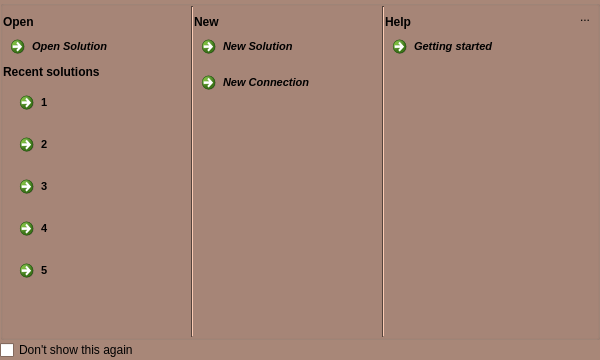
<?xml version="1.0" encoding="UTF-8"?>
<ui version="4.0">
 <class>MainWindowButtonDialog</class>
 <widget class="QDialog" name="MainWindowButtonDialog">
  <property name="geometry">
   <rect>
    <x>0</x>
    <y>0</y>
    <width>600</width>
    <height>360</height>
   </rect>
  </property>
  <property name="minimumSize">
   <size>
    <width>400</width>
    <height>300</height>
   </size>
  </property>
  <property name="maximumSize">
   <size>
    <width>629</width>
    <height>360</height>
   </size>
  </property>
  <property name="palette">
   <palette>
    <active>
     <colorrole role="WindowText">
      <brush brushstyle="SolidPattern">
       <color alpha="255">
        <red>0</red>
        <green>0</green>
        <blue>0</blue>
       </color>
      </brush>
     </colorrole>
     <colorrole role="Button">
      <brush brushstyle="SolidPattern">
       <color alpha="255">
        <red>168</red>
        <green>135</green>
        <blue>120</blue>
       </color>
      </brush>
     </colorrole>
     <colorrole role="Light">
      <brush brushstyle="SolidPattern">
       <color alpha="255">
        <red>252</red>
        <green>203</green>
        <blue>180</blue>
       </color>
      </brush>
     </colorrole>
     <colorrole role="Midlight">
      <brush brushstyle="SolidPattern">
       <color alpha="255">
        <red>210</red>
        <green>169</green>
        <blue>150</blue>
       </color>
      </brush>
     </colorrole>
     <colorrole role="Dark">
      <brush brushstyle="SolidPattern">
       <color alpha="255">
        <red>84</red>
        <green>67</green>
        <blue>60</blue>
       </color>
      </brush>
     </colorrole>
     <colorrole role="Mid">
      <brush brushstyle="SolidPattern">
       <color alpha="255">
        <red>112</red>
        <green>90</green>
        <blue>80</blue>
       </color>
      </brush>
     </colorrole>
     <colorrole role="Text">
      <brush brushstyle="SolidPattern">
       <color alpha="255">
        <red>0</red>
        <green>0</green>
        <blue>0</blue>
       </color>
      </brush>
     </colorrole>
     <colorrole role="BrightText">
      <brush brushstyle="SolidPattern">
       <color alpha="255">
        <red>255</red>
        <green>255</green>
        <blue>255</blue>
       </color>
      </brush>
     </colorrole>
     <colorrole role="ButtonText">
      <brush brushstyle="SolidPattern">
       <color alpha="255">
        <red>0</red>
        <green>0</green>
        <blue>0</blue>
       </color>
      </brush>
     </colorrole>
     <colorrole role="Base">
      <brush brushstyle="SolidPattern">
       <color alpha="255">
        <red>255</red>
        <green>255</green>
        <blue>255</blue>
       </color>
      </brush>
     </colorrole>
     <colorrole role="Window">
      <brush brushstyle="SolidPattern">
       <color alpha="255">
        <red>168</red>
        <green>135</green>
        <blue>120</blue>
       </color>
      </brush>
     </colorrole>
     <colorrole role="Shadow">
      <brush brushstyle="SolidPattern">
       <color alpha="255">
        <red>0</red>
        <green>0</green>
        <blue>0</blue>
       </color>
      </brush>
     </colorrole>
     <colorrole role="AlternateBase">
      <brush brushstyle="SolidPattern">
       <color alpha="255">
        <red>211</red>
        <green>195</green>
        <blue>187</blue>
       </color>
      </brush>
     </colorrole>
     <colorrole role="ToolTipBase">
      <brush brushstyle="SolidPattern">
       <color alpha="255">
        <red>255</red>
        <green>255</green>
        <blue>220</blue>
       </color>
      </brush>
     </colorrole>
     <colorrole role="ToolTipText">
      <brush brushstyle="SolidPattern">
       <color alpha="255">
        <red>0</red>
        <green>0</green>
        <blue>0</blue>
       </color>
      </brush>
     </colorrole>
    </active>
    <inactive>
     <colorrole role="WindowText">
      <brush brushstyle="SolidPattern">
       <color alpha="255">
        <red>0</red>
        <green>0</green>
        <blue>0</blue>
       </color>
      </brush>
     </colorrole>
     <colorrole role="Button">
      <brush brushstyle="SolidPattern">
       <color alpha="255">
        <red>168</red>
        <green>135</green>
        <blue>120</blue>
       </color>
      </brush>
     </colorrole>
     <colorrole role="Light">
      <brush brushstyle="SolidPattern">
       <color alpha="255">
        <red>252</red>
        <green>203</green>
        <blue>180</blue>
       </color>
      </brush>
     </colorrole>
     <colorrole role="Midlight">
      <brush brushstyle="SolidPattern">
       <color alpha="255">
        <red>210</red>
        <green>169</green>
        <blue>150</blue>
       </color>
      </brush>
     </colorrole>
     <colorrole role="Dark">
      <brush brushstyle="SolidPattern">
       <color alpha="255">
        <red>84</red>
        <green>67</green>
        <blue>60</blue>
       </color>
      </brush>
     </colorrole>
     <colorrole role="Mid">
      <brush brushstyle="SolidPattern">
       <color alpha="255">
        <red>112</red>
        <green>90</green>
        <blue>80</blue>
       </color>
      </brush>
     </colorrole>
     <colorrole role="Text">
      <brush brushstyle="SolidPattern">
       <color alpha="255">
        <red>0</red>
        <green>0</green>
        <blue>0</blue>
       </color>
      </brush>
     </colorrole>
     <colorrole role="BrightText">
      <brush brushstyle="SolidPattern">
       <color alpha="255">
        <red>255</red>
        <green>255</green>
        <blue>255</blue>
       </color>
      </brush>
     </colorrole>
     <colorrole role="ButtonText">
      <brush brushstyle="SolidPattern">
       <color alpha="255">
        <red>0</red>
        <green>0</green>
        <blue>0</blue>
       </color>
      </brush>
     </colorrole>
     <colorrole role="Base">
      <brush brushstyle="SolidPattern">
       <color alpha="255">
        <red>255</red>
        <green>255</green>
        <blue>255</blue>
       </color>
      </brush>
     </colorrole>
     <colorrole role="Window">
      <brush brushstyle="SolidPattern">
       <color alpha="255">
        <red>168</red>
        <green>135</green>
        <blue>120</blue>
       </color>
      </brush>
     </colorrole>
     <colorrole role="Shadow">
      <brush brushstyle="SolidPattern">
       <color alpha="255">
        <red>0</red>
        <green>0</green>
        <blue>0</blue>
       </color>
      </brush>
     </colorrole>
     <colorrole role="AlternateBase">
      <brush brushstyle="SolidPattern">
       <color alpha="255">
        <red>211</red>
        <green>195</green>
        <blue>187</blue>
       </color>
      </brush>
     </colorrole>
     <colorrole role="ToolTipBase">
      <brush brushstyle="SolidPattern">
       <color alpha="255">
        <red>255</red>
        <green>255</green>
        <blue>220</blue>
       </color>
      </brush>
     </colorrole>
     <colorrole role="ToolTipText">
      <brush brushstyle="SolidPattern">
       <color alpha="255">
        <red>0</red>
        <green>0</green>
        <blue>0</blue>
       </color>
      </brush>
     </colorrole>
    </inactive>
    <disabled>
     <colorrole role="WindowText">
      <brush brushstyle="SolidPattern">
       <color alpha="255">
        <red>84</red>
        <green>67</green>
        <blue>60</blue>
       </color>
      </brush>
     </colorrole>
     <colorrole role="Button">
      <brush brushstyle="SolidPattern">
       <color alpha="255">
        <red>168</red>
        <green>135</green>
        <blue>120</blue>
       </color>
      </brush>
     </colorrole>
     <colorrole role="Light">
      <brush brushstyle="SolidPattern">
       <color alpha="255">
        <red>252</red>
        <green>203</green>
        <blue>180</blue>
       </color>
      </brush>
     </colorrole>
     <colorrole role="Midlight">
      <brush brushstyle="SolidPattern">
       <color alpha="255">
        <red>210</red>
        <green>169</green>
        <blue>150</blue>
       </color>
      </brush>
     </colorrole>
     <colorrole role="Dark">
      <brush brushstyle="SolidPattern">
       <color alpha="255">
        <red>84</red>
        <green>67</green>
        <blue>60</blue>
       </color>
      </brush>
     </colorrole>
     <colorrole role="Mid">
      <brush brushstyle="SolidPattern">
       <color alpha="255">
        <red>112</red>
        <green>90</green>
        <blue>80</blue>
       </color>
      </brush>
     </colorrole>
     <colorrole role="Text">
      <brush brushstyle="SolidPattern">
       <color alpha="255">
        <red>84</red>
        <green>67</green>
        <blue>60</blue>
       </color>
      </brush>
     </colorrole>
     <colorrole role="BrightText">
      <brush brushstyle="SolidPattern">
       <color alpha="255">
        <red>255</red>
        <green>255</green>
        <blue>255</blue>
       </color>
      </brush>
     </colorrole>
     <colorrole role="ButtonText">
      <brush brushstyle="SolidPattern">
       <color alpha="255">
        <red>84</red>
        <green>67</green>
        <blue>60</blue>
       </color>
      </brush>
     </colorrole>
     <colorrole role="Base">
      <brush brushstyle="SolidPattern">
       <color alpha="255">
        <red>168</red>
        <green>135</green>
        <blue>120</blue>
       </color>
      </brush>
     </colorrole>
     <colorrole role="Window">
      <brush brushstyle="SolidPattern">
       <color alpha="255">
        <red>168</red>
        <green>135</green>
        <blue>120</blue>
       </color>
      </brush>
     </colorrole>
     <colorrole role="Shadow">
      <brush brushstyle="SolidPattern">
       <color alpha="255">
        <red>0</red>
        <green>0</green>
        <blue>0</blue>
       </color>
      </brush>
     </colorrole>
     <colorrole role="AlternateBase">
      <brush brushstyle="SolidPattern">
       <color alpha="255">
        <red>168</red>
        <green>135</green>
        <blue>120</blue>
       </color>
      </brush>
     </colorrole>
     <colorrole role="ToolTipBase">
      <brush brushstyle="SolidPattern">
       <color alpha="255">
        <red>255</red>
        <green>255</green>
        <blue>220</blue>
       </color>
      </brush>
     </colorrole>
     <colorrole role="ToolTipText">
      <brush brushstyle="SolidPattern">
       <color alpha="255">
        <red>0</red>
        <green>0</green>
        <blue>0</blue>
       </color>
      </brush>
     </colorrole>
    </disabled>
   </palette>
  </property>
  <property name="windowTitle">
   <string/>
  </property>
  <property name="modal">
   <bool>true</bool>
  </property>
  <layout class="QVBoxLayout" name="verticalLayout_6">
   <property name="spacing">
    <number>0</number>
   </property>
   <property name="margin">
    <number>0</number>
   </property>
   <item>
    <widget class="QFrame" name="frame">
     <layout class="QHBoxLayout" name="horizontalLayout">
      <property name="margin">
       <number>0</number>
      </property>
     </layout>
    </widget>
   </item>
   <item>
    <widget class="QGroupBox" name="groupBox">
     <property name="title">
      <string/>
     </property>
     <property name="flat">
      <bool>true</bool>
     </property>
     <layout class="QHBoxLayout" name="horizontalLayout_3">
      <property name="spacing">
       <number>0</number>
      </property>
      <property name="margin">
       <number>0</number>
      </property>
      <item>
       <layout class="QVBoxLayout" name="verticalLayout">
        <property name="spacing">
         <number>0</number>
        </property>
        <item>
         <spacer name="verticalSpacer_6">
          <property name="orientation">
           <enum>Qt::Vertical</enum>
          </property>
          <property name="sizeType">
           <enum>QSizePolicy::Fixed</enum>
          </property>
          <property name="sizeHint" stdset="0">
           <size>
            <width>20</width>
            <height>9</height>
           </size>
          </property>
         </spacer>
        </item>
        <item>
         <widget class="QLabel" name="label_2">
          <property name="font">
           <font>
            <weight>75</weight>
            <bold>true</bold>
           </font>
          </property>
          <property name="text">
           <string>Open</string>
          </property>
         </widget>
        </item>
        <item>
         <widget class="QCommandLinkButton" name="btnOpen">
          <property name="font">
           <font>
            <family>Segoe UI</family>
            <pointsize>8</pointsize>
            <italic>true</italic>
            <kerning>true</kerning>
           </font>
          </property>
          <property name="text">
           <string>Open Solution</string>
          </property>
          <property name="icon">
           <iconset resource="../dbm.qrc">
            <normaloff>:/images/actions/images/big/bigfileopen.png</normaloff>:/images/actions/images/big/bigfileopen.png</iconset>
          </property>
          <property name="autoDefault">
           <bool>false</bool>
          </property>
         </widget>
        </item>
        <item>
         <widget class="QLabel" name="lblRecent">
          <property name="font">
           <font>
            <weight>75</weight>
            <bold>true</bold>
           </font>
          </property>
          <property name="text">
           <string>Recent solutions</string>
          </property>
         </widget>
        </item>
        <item>
         <widget class="QFrame" name="grpRecent">
          <layout class="QVBoxLayout" name="verticalLayout_5">
           <property name="topMargin">
            <number>6</number>
           </property>
           <property name="bottomMargin">
            <number>0</number>
           </property>
           <item>
            <widget class="QCommandLinkButton" name="btnQuick1">
             <property name="font">
              <font>
               <family>Segoe UI</family>
               <pointsize>8</pointsize>
               <italic>false</italic>
               <kerning>false</kerning>
              </font>
             </property>
             <property name="text">
              <string>1</string>
             </property>
             <property name="icon">
              <iconset resource="../dbm.qrc">
               <normaloff>:/images/actions/images/big/bigfileopen.png</normaloff>:/images/actions/images/big/bigfileopen.png</iconset>
             </property>
             <property name="iconSize">
              <size>
               <width>16</width>
               <height>16</height>
              </size>
             </property>
             <property name="autoDefault">
              <bool>false</bool>
             </property>
            </widget>
           </item>
           <item>
            <widget class="QCommandLinkButton" name="btnQuick2">
             <property name="font">
              <font>
               <family>Segoe UI</family>
               <pointsize>8</pointsize>
               <italic>false</italic>
               <kerning>true</kerning>
              </font>
             </property>
             <property name="text">
              <string>2</string>
             </property>
             <property name="icon">
              <iconset resource="../dbm.qrc">
               <normaloff>:/images/actions/images/big/bigfileopen.png</normaloff>:/images/actions/images/big/bigfileopen.png</iconset>
             </property>
             <property name="iconSize">
              <size>
               <width>16</width>
               <height>16</height>
              </size>
             </property>
             <property name="autoDefault">
              <bool>false</bool>
             </property>
            </widget>
           </item>
           <item>
            <widget class="QCommandLinkButton" name="btnQuick3">
             <property name="font">
              <font>
               <family>Segoe UI</family>
               <pointsize>8</pointsize>
               <italic>false</italic>
               <kerning>true</kerning>
              </font>
             </property>
             <property name="text">
              <string>3</string>
             </property>
             <property name="icon">
              <iconset resource="../dbm.qrc">
               <normaloff>:/images/actions/images/big/bigfileopen.png</normaloff>:/images/actions/images/big/bigfileopen.png</iconset>
             </property>
             <property name="iconSize">
              <size>
               <width>16</width>
               <height>16</height>
              </size>
             </property>
             <property name="autoDefault">
              <bool>false</bool>
             </property>
            </widget>
           </item>
           <item>
            <widget class="QCommandLinkButton" name="btnQuick4">
             <property name="font">
              <font>
               <family>Segoe UI</family>
               <pointsize>8</pointsize>
               <italic>false</italic>
               <kerning>true</kerning>
              </font>
             </property>
             <property name="text">
              <string>4</string>
             </property>
             <property name="icon">
              <iconset resource="../dbm.qrc">
               <normaloff>:/images/actions/images/big/bigfileopen.png</normaloff>:/images/actions/images/big/bigfileopen.png</iconset>
             </property>
             <property name="iconSize">
              <size>
               <width>16</width>
               <height>16</height>
              </size>
             </property>
             <property name="autoDefault">
              <bool>false</bool>
             </property>
            </widget>
           </item>
           <item>
            <widget class="QCommandLinkButton" name="btnQuick5">
             <property name="font">
              <font>
               <family>Segoe UI</family>
               <pointsize>8</pointsize>
               <italic>false</italic>
               <kerning>true</kerning>
              </font>
             </property>
             <property name="text">
              <string>5</string>
             </property>
             <property name="icon">
              <iconset resource="../dbm.qrc">
               <normaloff>:/images/actions/images/big/bigfileopen.png</normaloff>:/images/actions/images/big/bigfileopen.png</iconset>
             </property>
             <property name="iconSize">
              <size>
               <width>16</width>
               <height>16</height>
              </size>
             </property>
             <property name="autoDefault">
              <bool>false</bool>
             </property>
            </widget>
           </item>
           <item>
            <spacer name="verticalSpacer_4">
             <property name="orientation">
              <enum>Qt::Vertical</enum>
             </property>
             <property name="sizeHint" stdset="0">
              <size>
               <width>20</width>
               <height>40</height>
              </size>
             </property>
            </spacer>
           </item>
          </layout>
         </widget>
        </item>
        <item>
         <spacer name="verticalSpacer">
          <property name="orientation">
           <enum>Qt::Vertical</enum>
          </property>
          <property name="sizeHint" stdset="0">
           <size>
            <width>20</width>
            <height>40</height>
           </size>
          </property>
         </spacer>
        </item>
       </layout>
      </item>
      <item>
       <widget class="Line" name="line">
        <property name="orientation">
         <enum>Qt::Vertical</enum>
        </property>
       </widget>
      </item>
      <item>
       <layout class="QVBoxLayout" name="verticalLayout_2">
        <property name="spacing">
         <number>0</number>
        </property>
        <item>
         <spacer name="verticalSpacer_7">
          <property name="orientation">
           <enum>Qt::Vertical</enum>
          </property>
          <property name="sizeType">
           <enum>QSizePolicy::Fixed</enum>
          </property>
          <property name="sizeHint" stdset="0">
           <size>
            <width>20</width>
            <height>9</height>
           </size>
          </property>
         </spacer>
        </item>
        <item>
         <widget class="QLabel" name="label_6">
          <property name="font">
           <font>
            <weight>75</weight>
            <bold>true</bold>
           </font>
          </property>
          <property name="text">
           <string>New</string>
          </property>
         </widget>
        </item>
        <item>
         <widget class="QCommandLinkButton" name="btnNew">
          <property name="font">
           <font>
            <family>Segoe UI</family>
            <pointsize>8</pointsize>
            <italic>true</italic>
            <kerning>true</kerning>
           </font>
          </property>
          <property name="text">
           <string>New Solution</string>
          </property>
          <property name="icon">
           <iconset resource="../dbm.qrc">
            <normaloff>:/images/actions/images/big/bigfilenew.png</normaloff>:/images/actions/images/big/bigfilenew.png</iconset>
          </property>
          <property name="autoDefault">
           <bool>false</bool>
          </property>
         </widget>
        </item>
        <item>
         <widget class="QCommandLinkButton" name="btnNewConnection">
          <property name="font">
           <font>
            <family>Segoe UI</family>
            <pointsize>8</pointsize>
            <italic>true</italic>
            <kerning>true</kerning>
           </font>
          </property>
          <property name="text">
           <string>New Connection</string>
          </property>
          <property name="icon">
           <iconset resource="../dbm.qrc">
            <normaloff>:/images/actions/images/actions/new_dbconn.png</normaloff>:/images/actions/images/actions/new_dbconn.png</iconset>
          </property>
          <property name="autoDefault">
           <bool>false</bool>
          </property>
         </widget>
        </item>
        <item>
         <spacer name="verticalSpacer_2">
          <property name="orientation">
           <enum>Qt::Vertical</enum>
          </property>
          <property name="sizeHint" stdset="0">
           <size>
            <width>20</width>
            <height>40</height>
           </size>
          </property>
         </spacer>
        </item>
       </layout>
      </item>
      <item>
       <widget class="Line" name="line_2">
        <property name="orientation">
         <enum>Qt::Vertical</enum>
        </property>
       </widget>
      </item>
      <item>
       <layout class="QVBoxLayout" name="verticalLayout_4">
        <property name="spacing">
         <number>0</number>
        </property>
        <item>
         <spacer name="verticalSpacer_8">
          <property name="orientation">
           <enum>Qt::Vertical</enum>
          </property>
          <property name="sizeType">
           <enum>QSizePolicy::Fixed</enum>
          </property>
          <property name="sizeHint" stdset="0">
           <size>
            <width>20</width>
            <height>9</height>
           </size>
          </property>
         </spacer>
        </item>
        <item>
         <widget class="QLabel" name="label_3">
          <property name="font">
           <font>
            <weight>75</weight>
            <bold>true</bold>
           </font>
          </property>
          <property name="text">
           <string>Help</string>
          </property>
         </widget>
        </item>
        <item>
         <widget class="QCommandLinkButton" name="btnHelp">
          <property name="font">
           <font>
            <family>Segoe UI</family>
            <pointsize>8</pointsize>
            <italic>true</italic>
            <kerning>true</kerning>
           </font>
          </property>
          <property name="text">
           <string>Getting started</string>
          </property>
          <property name="icon">
           <iconset resource="../dbm.qrc">
            <normaloff>:/images/actions/images/small/help.png</normaloff>:/images/actions/images/small/help.png</iconset>
          </property>
          <property name="autoDefault">
           <bool>false</bool>
          </property>
         </widget>
        </item>
        <item>
         <spacer name="verticalSpacer_3">
          <property name="orientation">
           <enum>Qt::Vertical</enum>
          </property>
          <property name="sizeHint" stdset="0">
           <size>
            <width>20</width>
            <height>40</height>
           </size>
          </property>
         </spacer>
        </item>
       </layout>
      </item>
      <item>
       <layout class="QVBoxLayout" name="verticalLayout_3" stretch="0,0">
        <property name="sizeConstraint">
         <enum>QLayout::SetMinimumSize</enum>
        </property>
        <item>
         <widget class="QToolButton" name="btnClose">
          <property name="maximumSize">
           <size>
            <width>24</width>
            <height>24</height>
           </size>
          </property>
          <property name="text">
           <string>...</string>
          </property>
          <property name="icon">
           <iconset resource="../dbm.qrc">
            <normaloff>:/images/actions/images/actions/application_exit.png</normaloff>:/images/actions/images/actions/application_exit.png</iconset>
          </property>
          <property name="autoRaise">
           <bool>true</bool>
          </property>
         </widget>
        </item>
        <item>
         <spacer name="verticalSpacer_5">
          <property name="orientation">
           <enum>Qt::Vertical</enum>
          </property>
          <property name="sizeHint" stdset="0">
           <size>
            <width>20</width>
            <height>40</height>
           </size>
          </property>
         </spacer>
        </item>
       </layout>
      </item>
     </layout>
    </widget>
   </item>
   <item>
    <widget class="QCheckBox" name="checkBox">
     <property name="text">
      <string>Don't show this again</string>
     </property>
    </widget>
   </item>
  </layout>
 </widget>
 <resources>
  <include location="../dbm.qrc"/>
 </resources>
 <connections>
  <connection>
   <sender>MainWindowButtonDialog</sender>
   <signal>rejected()</signal>
   <receiver>MainWindowButtonDialog</receiver>
   <slot>onCloseWindow()</slot>
   <hints>
    <hint type="sourcelabel">
     <x>199</x>
     <y>149</y>
    </hint>
    <hint type="destinationlabel">
     <x>199</x>
     <y>149</y>
    </hint>
   </hints>
  </connection>
  <connection>
   <sender>btnClose</sender>
   <signal>clicked()</signal>
   <receiver>MainWindowButtonDialog</receiver>
   <slot>onBtnClose()</slot>
   <hints>
    <hint type="sourcelabel">
     <x>572</x>
     <y>21</y>
    </hint>
    <hint type="destinationlabel">
     <x>297</x>
     <y>170</y>
    </hint>
   </hints>
  </connection>
  <connection>
   <sender>btnQuick1</sender>
   <signal>clicked()</signal>
   <receiver>MainWindowButtonDialog</receiver>
   <slot>onQuick1()</slot>
   <hints>
    <hint type="sourcelabel">
     <x>96</x>
     <y>116</y>
    </hint>
    <hint type="destinationlabel">
     <x>299</x>
     <y>179</y>
    </hint>
   </hints>
  </connection>
  <connection>
   <sender>btnQuick2</sender>
   <signal>clicked()</signal>
   <receiver>MainWindowButtonDialog</receiver>
   <slot>onQuick2()</slot>
   <hints>
    <hint type="sourcelabel">
     <x>96</x>
     <y>158</y>
    </hint>
    <hint type="destinationlabel">
     <x>299</x>
     <y>179</y>
    </hint>
   </hints>
  </connection>
  <connection>
   <sender>btnQuick3</sender>
   <signal>clicked()</signal>
   <receiver>MainWindowButtonDialog</receiver>
   <slot>onQuick3()</slot>
   <hints>
    <hint type="sourcelabel">
     <x>96</x>
     <y>200</y>
    </hint>
    <hint type="destinationlabel">
     <x>299</x>
     <y>179</y>
    </hint>
   </hints>
  </connection>
  <connection>
   <sender>btnQuick4</sender>
   <signal>clicked()</signal>
   <receiver>MainWindowButtonDialog</receiver>
   <slot>onQuick4()</slot>
   <hints>
    <hint type="sourcelabel">
     <x>96</x>
     <y>242</y>
    </hint>
    <hint type="destinationlabel">
     <x>299</x>
     <y>179</y>
    </hint>
   </hints>
  </connection>
  <connection>
   <sender>btnQuick5</sender>
   <signal>clicked()</signal>
   <receiver>MainWindowButtonDialog</receiver>
   <slot>onQuick5()</slot>
   <hints>
    <hint type="sourcelabel">
     <x>96</x>
     <y>284</y>
    </hint>
    <hint type="destinationlabel">
     <x>299</x>
     <y>179</y>
    </hint>
   </hints>
  </connection>
  <connection>
   <sender>btnOpen</sender>
   <signal>clicked()</signal>
   <receiver>MainWindowButtonDialog</receiver>
   <slot>onOpenProject()</slot>
   <hints>
    <hint type="sourcelabel">
     <x>96</x>
     <y>43</y>
    </hint>
    <hint type="destinationlabel">
     <x>299</x>
     <y>179</y>
    </hint>
   </hints>
  </connection>
  <connection>
   <sender>btnNew</sender>
   <signal>clicked()</signal>
   <receiver>MainWindowButtonDialog</receiver>
   <slot>onNewProject()</slot>
   <hints>
    <hint type="sourcelabel">
     <x>285</x>
     <y>37</y>
    </hint>
    <hint type="destinationlabel">
     <x>299</x>
     <y>179</y>
    </hint>
   </hints>
  </connection>
  <connection>
   <sender>btnNewConnection</sender>
   <signal>clicked()</signal>
   <receiver>MainWindowButtonDialog</receiver>
   <slot>onNewConnection()</slot>
   <hints>
    <hint type="sourcelabel">
     <x>285</x>
     <y>77</y>
    </hint>
    <hint type="destinationlabel">
     <x>299</x>
     <y>179</y>
    </hint>
   </hints>
  </connection>
  <connection>
   <sender>btnHelp</sender>
   <signal>clicked()</signal>
   <receiver>MainWindowButtonDialog</receiver>
   <slot>onHelp()</slot>
   <hints>
    <hint type="sourcelabel">
     <x>474</x>
     <y>37</y>
    </hint>
    <hint type="destinationlabel">
     <x>299</x>
     <y>179</y>
    </hint>
   </hints>
  </connection>
  <connection>
   <sender>checkBox</sender>
   <signal>toggled(bool)</signal>
   <receiver>MainWindowButtonDialog</receiver>
   <slot>onDontShowThis(bool)</slot>
   <hints>
    <hint type="sourcelabel">
     <x>59</x>
     <y>24</y>
    </hint>
    <hint type="destinationlabel">
     <x>299</x>
     <y>179</y>
    </hint>
   </hints>
  </connection>
 </connections>
 <slots>
  <slot>onNewProject()</slot>
  <slot>onCloseWindow()</slot>
  <slot>onOpenProject()</slot>
  <slot>onNewConnection()</slot>
  <slot>onHelp()</slot>
  <slot>onQuick1()</slot>
  <slot>onQuick2()</slot>
  <slot>onQuick3()</slot>
  <slot>onQuick4()</slot>
  <slot>onQuick5()</slot>
  <slot>onBtnClose()</slot>
  <slot>onDontShowThis(bool)</slot>
 </slots>
</ui>
